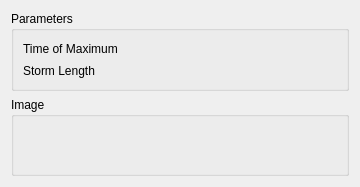
<?xml version="1.0" encoding="UTF-8"?>
<ui version="4.0">
 <class>WindLabGui::DlgExpoModulation</class>
 <widget class="QWidget" name="WindLabGui::DlgExpoModulation">
  <property name="geometry">
   <rect>
    <x>0</x>
    <y>0</y>
    <width>360</width>
    <height>187</height>
   </rect>
  </property>
  <property name="windowTitle">
   <string>Feature Parameters</string>
  </property>
  <property name="sizeGripEnabled" stdset="0">
   <bool>true</bool>
  </property>
  <layout class="QGridLayout" name="gridLayout">
   <item row="0" column="0">
    <widget class="QGroupBox" name="GroupBox5_3">
     <property name="title">
      <string>Parameters</string>
     </property>
     <layout class="QGridLayout" name="_3">
      <property name="leftMargin">
       <number>9</number>
      </property>
      <property name="topMargin">
       <number>9</number>
      </property>
      <property name="rightMargin">
       <number>9</number>
      </property>
      <property name="bottomMargin">
       <number>9</number>
      </property>
      <property name="spacing">
       <number>6</number>
      </property>
      <item row="2" column="0">
       <layout class="QHBoxLayout" name="horizontalLayout_6" stretch="0,0">
        <item>
         <widget class="QLabel" name="label_6">
          <property name="text">
           <string>Storm Length</string>
          </property>
         </widget>
        </item>
        <item>
         <widget class="Gui::QuantitySpinBox" name="doubleSpinBox_StormLength" native="true">
          <property name="keyboardTracking" stdset="0">
           <bool>false</bool>
          </property>
         </widget>
        </item>
       </layout>
      </item>
      <item row="1" column="0">
       <layout class="QHBoxLayout" name="horizontalLayout" stretch="0,0">
        <item>
         <widget class="QLabel" name="label">
          <property name="text">
           <string>Time of Maximum</string>
          </property>
         </widget>
        </item>
        <item>
         <widget class="Gui::QuantitySpinBox" name="doubleSpinBox_TimeOfMax" native="true">
          <property name="keyboardTracking" stdset="0">
           <bool>false</bool>
          </property>
         </widget>
        </item>
       </layout>
      </item>
     </layout>
    </widget>
   </item>
   <item row="1" column="0">
    <widget class="QGroupBox" name="GroupBox5_5">
     <property name="title">
      <string>Image</string>
     </property>
     <layout class="QGridLayout" name="_6">
      <property name="leftMargin">
       <number>9</number>
      </property>
      <property name="topMargin">
       <number>9</number>
      </property>
      <property name="rightMargin">
       <number>9</number>
      </property>
      <property name="bottomMargin">
       <number>9</number>
      </property>
      <property name="spacing">
       <number>6</number>
      </property>
      <item row="1" column="0">
       <layout class="QHBoxLayout" name="horizontalLayout_9" stretch="0">
        <item>
         <widget class="QLabel" name="label_Image">
          <property name="text">
           <string/>
          </property>
         </widget>
        </item>
       </layout>
      </item>
     </layout>
    </widget>
   </item>
  </layout>
 </widget>
 <customwidgets>
  <customwidget>
   <class>Gui::QuantitySpinBox</class>
   <extends>QWidget</extends>
   <header>Gui/QuantitySpinBox.h</header>
  </customwidget>
 </customwidgets>
 <resources/>
 <connections/>
</ui>
